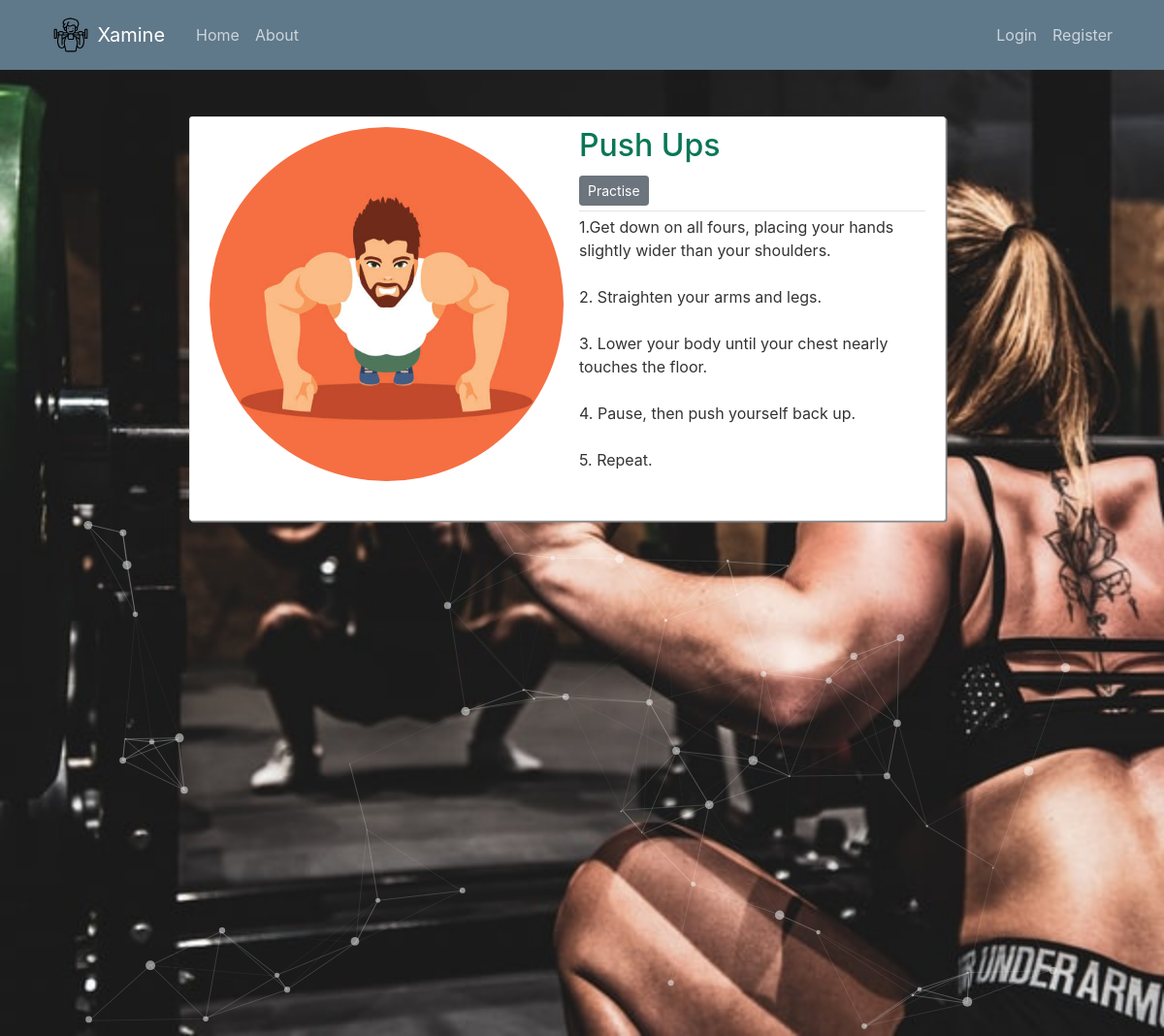
The app's page /list/1 with its own data.
### application/models.py (models this page shows, shortened)
class List(db.Model):
    id=db.Column(db.Integer,primary_key=True)
    title=db.Column(db.String(100),nullable=False)
    date_added=db.Column(db.DateTime,nullable=False,default=datetime.utcnow)
    content=db.Column(db.Text,nullable=False)
    user_id=db.Column(db.Integer,db.ForeignKey('user.id'),nullable=False)

### application/routes.py (the view)
@app.route("/list/<int:list_id>")
def list(list_id):
    list=List.query.get_or_404(list_id)
    return render_template('list.html',title=list.title,list=list)

### application/templates/list.html (shortened to what this page needs)
{% extends "layout.html" %}
{% block content %}
    <article class="media content-section">
        <img class="rounded-circle article-img-exercise" src=" {{ url_for('static',filename='exercise_pics/' + list.title + '.jpg') }}">
        <div class="media-body">
            <div class="article-metadata">
                <h2 class="article-title">{{ list.title }}</h2>
                <div>
                    <a class="btn btn-secondary btn-sm mt-1 mb-1" href="{{url_for('vidtrain',list_id=list.id)}}">Practise</a>
                </div>
            </div>
            <p class="article-content">{{ list.content }}</p>
        </div>
    </article>
{% endblock content %}

### application/static/main.css (style rules this page uses)
body { background: #fafafa; color: #333333; margin-top: 5rem; }
h1, h2, h3, h4, h5, h6 { color: #ffffff; }
.content-section { background: #ffffff; padding: 10px 20px; border: 1px solid #dddddd; border-radius: 3px; margin-bottom: -30px; margin-left: 150px; margin-right: -200px; margin-top: 40px; box-shadow: 1.5px 1.5px #888787; }
.article-title { color: #097756; }
.article-content { white-space: pre-line; }
.article-img-exercise { height: 365px; width: 365px; margin-right: 16px; }
.article-metadata { padding-bottom: 1px; margin-bottom: 4px; border-bottom: 1px solid #e3e3e3 }

### application/templates/layout.html (style rules this page uses)
body { background-image: url('static/bg.jpeg'); background-repeat: no-repeat; background-attachment: fixed; background-size: cover; }

### records on screen
List: title (picture), title "Push Ups", content "1.Get down on all fours, placing your hands slightly wider than your shoulders. 2. Straighten your arms and legs. 3. Lower your body until your chest nearly touches the floor. 4. Pause, then push yourself back up. 5. Repeat."
